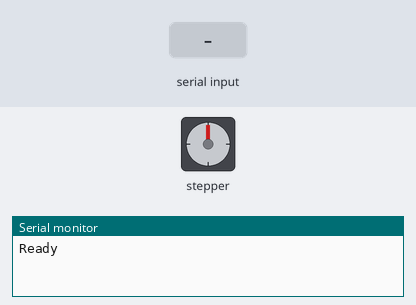
Bench run of a sketch on a simulated Arduino Uno, built with avr-gcc and run on an emulated ATmega328P. Shown: stepper motor, the last lines printed to the serial monitor. Inputs (shaded band) come from the test bench. Stepper angles assume 2048 steps per turn.

Above: at 1.2 s.
1.3 s: "90,45\n" received over Serial
At 1.7 s:
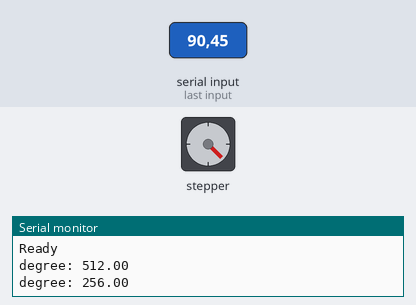
2.8 s: "30,150\n" received over Serial
At 4.0 s:
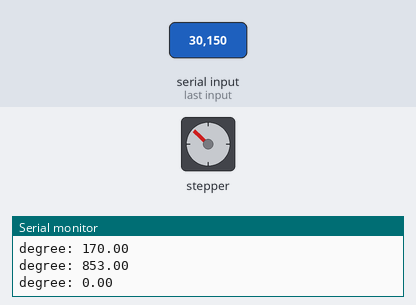
4.3 s: "200\n" received over Serial
At 4.8 s:
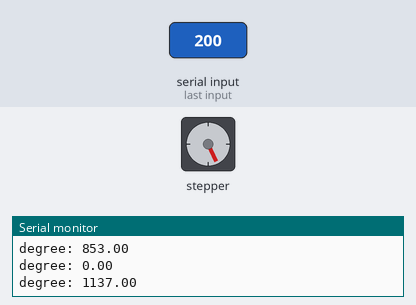
5.8 s: "90\n" received over Serial
At 7.0 s:
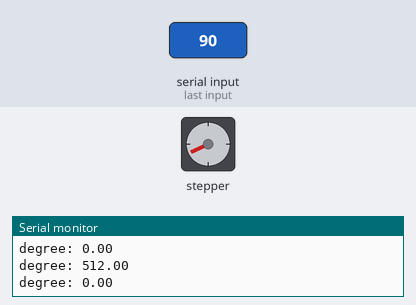
7.3 s: "90,45\n" received over Serial
At 8.5 s:
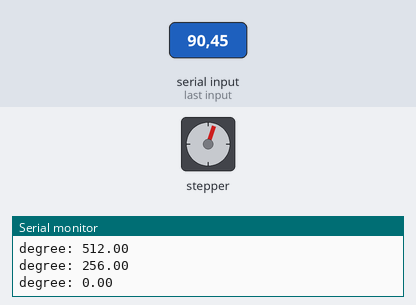
8.8 s: "5\n" received over Serial
At 9.3 s:
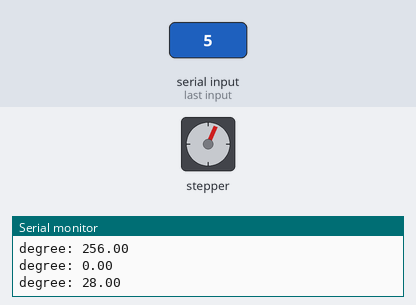
Timing chart, 0 to 11.3 s (numbered marks = the images above; inputs shaded):
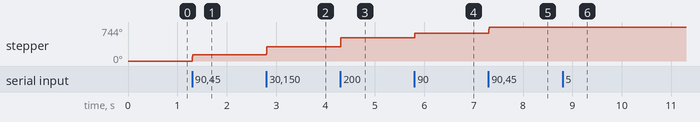

The sketch:

SerialStep.ino
```cpp
#include <Stepper.h>
#include <SoftwareSerial.h>
#define STEPS 2048//한바퀴 스텝각
#define STEPS_PER_MOTOR_REVOLUTION 32
#define STEP_IN1 8
#define STEP_IN2 9
#define STEP_IN3 10
#define STEP_IN4 11

//스텝모터 선언
Stepper stepper(STEPS, STEP_IN4, STEP_IN2, STEP_IN3, STEP_IN1);

void setup(){
    Serial.begin(9600);
    //stepper.
    Serial.println("Ready");
}

void loop(){

    float degree;
    if(Serial.available()){
        degree=Serial.parseInt();

        //float revol=64.0*degree/360.0;

        degree=map(degree,0,360,0,2048);//회전각 스템수

        //Serial.print("Revol");Serial.println(revol)
        stepper.step(degree);
        Serial.print("degree: "); Serial.println(degree);
        delay(10);

    }


}
```

Measured:
- after the input at 1.3 s, stepper: goes 90° 0.01 s, then 135°, starting at once
- after the input at 2.8 s, stepper: goes 164° 0.01 s, then 314°, starting at once
- after the input at 4.3 s, stepper: turns 200° clockwise, starting at once
- after the input at 5.8 s, stepper: turns 90° clockwise, starting at once
- after the input at 7.3 s, stepper: goes 694° 0.01 s, then 739°, starting at once
